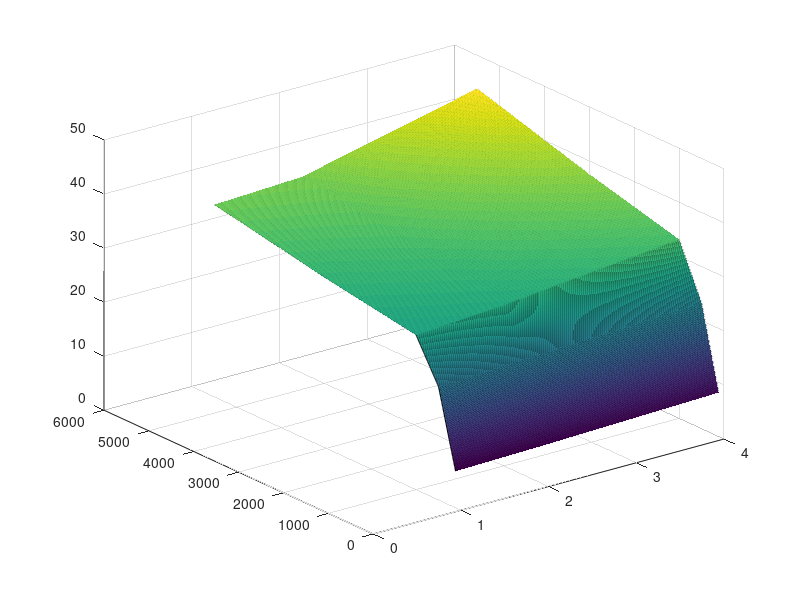

MATLAB code to generate this figure: (Note: this script raises an error after producing the figure.)
%Thursday AM

load('mdd_output.mat')

% cost = zeros(4,3);
% diameter = zeros(4,3);
% depth = zeros(4,3);
% e_subsurface = zeros(4,3);
% e_tension = zeros(4,3);
% w_tension = zeros(4,3);

% diameter(:,4) = 8;
% depth(:,4) = depth(:,1);

n = 1000;
z_adj = 5;
ms = 50;
fs = 16;
lw = 1.2;

addond = 0; %add on diameter range

[Xq,Yq] = meshgrid(linspace(0,max(diameter(:))+addond,n), ...
    linspace(0,max(depth(:)),n));

Cq = interp2(diameter,depth,cost,Xq,Yq,'linear');
% Eq = interp2(diameter,depth,e_tension,Xq,Yq,'linear');

%cost
figure
s = surf(Xq,Yq,Cq./1000);
s.EdgeColor = 'none';
hold on
view(0,90)
xlabel('WEC Diameter [m]')
ylabel('Water Depth [m]')
xlim([.9 (4 +.1 + addond)])
ylim([0 5600])
c = colorbar;
c.Label.String = '[$k]';
colormap(brewermap(8,'reds'))
%colormap(flipud(viridis(16)))
caxis([0 80])
%[~,con] = contour3(Xq,Yq,Cq./1000,'LineColor','w','LineWidth',.5);
hold on
scatter3(diameter(:),depth(:),cost(:)./1000+z_adj,ms,'filled', ...
    'MarkerEdgeColor','k','MarkerFaceColor','k')
set(gca,'FontSize',fs)
set(gca,'LineWidth',lw)

set(gcf, 'Position', [100, 100, 400, 650])





